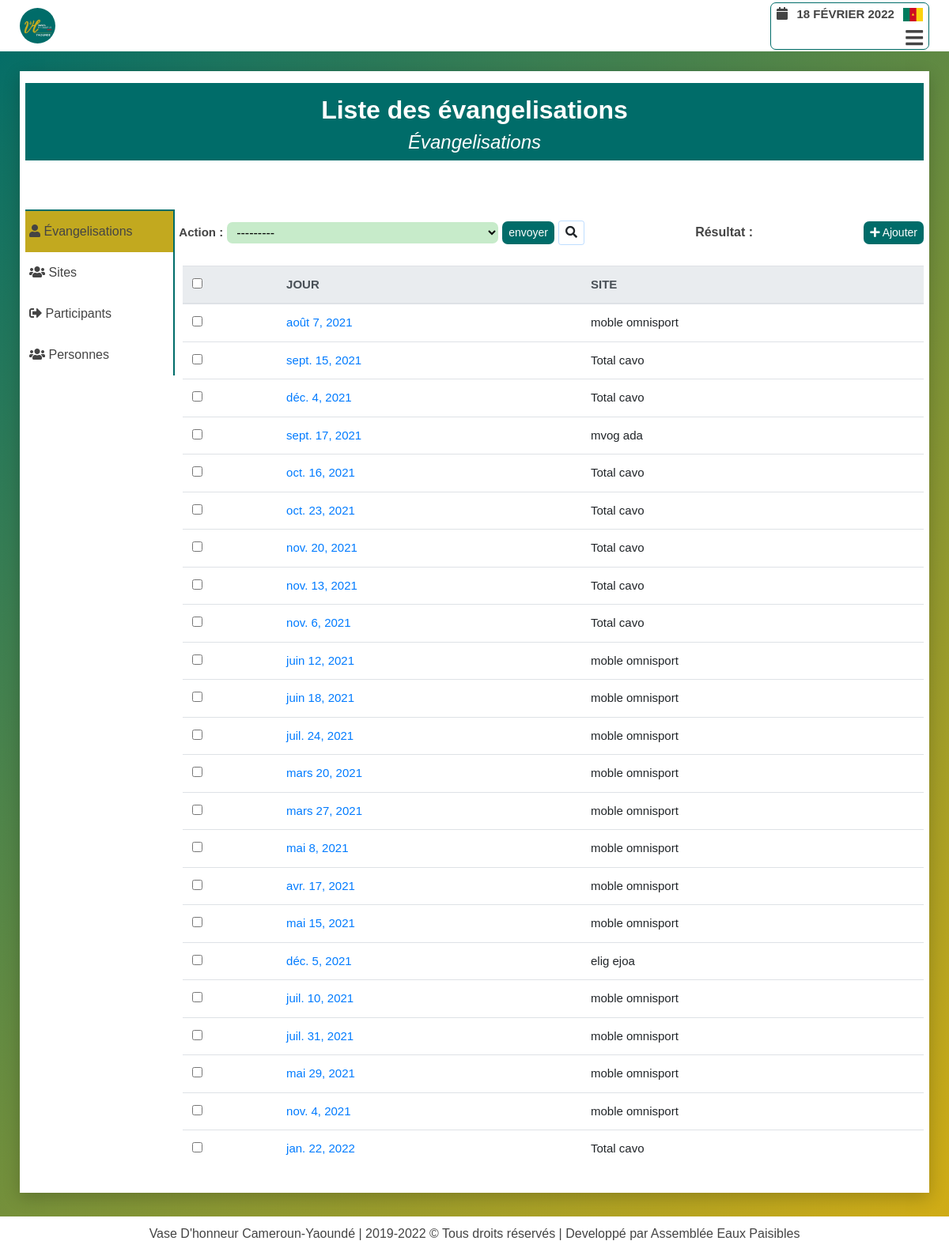
/evangelisation/operations/évangelisations/ (signed in), run on the app's committed database.
### evangelisation/models.py (models this page shows, shortened)
class Evangelisation(models.Model):
    status = (
        ('oui', 'Oui'),
        ('non', 'Non')
    )
    day = models.DateField(verbose_name="Jour d'évangélisation",
            default=timezone.now, unique=True,
            error_messages={'unique':"ce moment d'évangelisation existe déjà"})
    heure_de_debut = models.TimeField(default=timezone.now, verbose_name="Heure de début")
    heure_de_fin = models.TimeField(default=timezone.now, verbose_name="Heure de fin")
    site = models.ForeignKey(Site, related_name="evangelisations", verbose_name="Lieu d'évangelisation",
                            on_delete=models.SET_NULL, blank=True,  null=True)
    author = models.ForeignKey(User, related_name='evangs', on_delete=models.SET_NULL,
                                blank=True, null=True, verbose_name="créer par ")
    boss = models.ManyToManyField(Participant, related_name='participations',
                                blank=True, verbose_name="Qui sont présents ?")
    observation = models.TextField(verbose_name="Observations", null=True, blank=True)

class Site(models.Model):
    status = (
        ('oui', 'Oui'),
        ('non', 'Non')
    )
    nom_site_evangelisation = models.CharField(max_length=200,
                        verbose_name="site d'évangélisation",
                        help_text="le nom du site doit avoir au moins 03 caractères",
                        unique=True,
                        error_messages={'unique':"Un site avec ce nom existe déjà"})
    description = models.TextField(null=True, blank=True, verbose_name="Description", help_text="ajouter une description du site")
    image = models.ImageField(upload_to='images/site/%Y/%m/%d/', null=True, blank=True, help_text="ajouter une image")
    author = models.ForeignKey(User, related_name='sites',
                                on_delete=models.SET_NULL,
                                null=True,
                                verbose_name="ajouter par ")
    created = models.DateTimeField(auto_now_add=True)
    updated = models.DateTimeField(auto_now=True)
    class Meta:
        verbose_name = "Site d'évangélisation"
    def __str__(self):
        return self.nom_site_evangelisation

### evangelisation/views.py (the view)
@login_required(login_url="user_login")
def evangelisation_app_operations(request, type_opera):
    return get_liste_models_and_template(request, type_opera)

### evangelisation/utils.py (called while the page is built)
def get_liste_models(type_opera):
    if type_opera=="participants":
        return Participant.objects.all()
    elif type_opera=="personnes":
        return Person.objects.all()
    elif type_opera=="sites":
        return Site.objects.all()
    elif type_opera=="évangelisations":
        return Evangelisation.objects.all()

### evangelisation/templates/pages/liste.html (shortened to what this page needs)
{% extends 'base.html' %}
{% block hamburger %}
<div class="menu-btn">
    <i class="fas fa-bars"></i>
</div>
{% endblock hamburger %}
{% block content %}
<div class="wrapper-head-liste">
    <div class="head-liste">
        <h2>Liste des {{type_opera}}</h2>
        <h4>Évangelisations</h4>
    </div>
</div>
<div class="wrapper-liste">
    <div class="row">
        <div class="col-md-2">
            {% include 'partials/operation-side-bar-link.html' %}
        </div>
        <div class="col-md-10">
            <div class="liste">
                <form id="form-suppresion-liste"
                    action="{% url 'evangelisation:evangelisation_app_operations_models_supprimer' type_opera %}"
                    method="post" class="form-group marg-top">
                    <div class="form-inline form">
                        <div class="form-field form-inline">
                            <label for="suppression">Action : </label>
                            <select name="objects" id="suppression">
                                <option value="---------">
                                    ---------
                                </option>
                            </select>
                            <button type="submit" class="btn btn-success btn-sm" id="btn-liste-delete">envoyer</button>
                            <button type="button"
                            class="btn btn-default btn-sm"
                            id="btn-search">
                                <i class="fas fa-search"></i>
                            </button>
                        </div>
                        <div class="counter-selected">
                            <b>Résultat : </b> <b id="selection" style="color:red;"></b>
                        </div>
                        <div class="wrapper-btn-add">
                            <a class="btn btn-success btn-sm btn-media-query"
                                href="{% url 'evangelisation:evangelisation_app_form_nbre' type_opera %}">
                                <i class="fas fa-plus"></i>
                                Ajouter
                        </a>
                        </div>
                    </div>
                    <div class="results" id="results">
                        {% if type_opera == "participants" %}
                            {% include 'pages/participant/liste_participant.html' %}
                        {% elif type_opera == "sites" %}
                            {% include 'pages/site/liste_site.html' %}
                        {% elif type_opera == "évangelisations" %}
                            {% include 'pages/evangelisation/liste_evangelisation.html' %}
                        {% endif %}
                    </div>
                </form>
            </div>
        </div>
    </div>
</div>
{% endblock content %}

### evangelisation/templates/pages/evangelisation/table_evangelisation.html
{% for evang in models %}
<tr class="row-field">
    <td class="action-checkbox">
        <input type="checkbox" name="selected_action"
            value="{{ evang.id }} " class="action-select">
    </td>
    <td class="field">
        <a class="btn-link" href="{% url 'evangelisation:evangelisation_app_operations_modifier' 'évangelisations' evang.id  %}">
            {{ evang.day }}
        </a>
    </td>
    <td class="field">
        {{ evang.site }}
    </td>
</tr>
{% endfor %}

### static/css_root/style.css (style rules this page uses)
* { margin: 0; padding: 0; box-sizing: border-box; font-family: "Poppins", sans-serif; }
.col, .col-1, .col-10, .col-11, .col-12, .col-2, .col-3, .col-4, .col-5, .col-6, .col-7, .col-8, .col-9, .col-auto, .col-lg, .col-lg-1, .col-lg-10, .col-lg-11, .col-lg-12, .col-lg-2, .col-lg-3, .col-lg-4, .col-lg-5, .col-lg-6, .col-lg-7, .col-lg-8, .col-lg-9, .col-lg-auto, .col-md, .col-md-1, .col-md-10, .col-md-11, .col-md-12, .col-md-2, .col-md-3, .col-md-4, .col-md-5, .col-md-6, .col-md-7, .col-md-8, .col-md-9, .col-md-auto, .col-sm, .col-sm-1, .col-sm-10, .col-sm-11, .col-sm-12, .col-sm-2, .col-sm-3, .col-sm-4, .col-sm-5, .col-sm-6, .col-sm-7, .col-sm-8, .col-sm-9, .col-sm-auto, .col-xl, .col-xl-1, .col-xl-10, .col-xl-11, .col-xl-12, .col-xl-2, .col-xl-3, .col-xl-4, .col-xl-5, .col-xl-6, .col-xl-7, .col-xl-8, .col-xl-9, .col-xl-auto { padding: 0px; }
h2, h4, p, a, small, b, div, section { color: #444; }
.row { margin: 0; width: 100%; }
body { min-height: 100vh; background: linear-gradient(135deg, #006c69 0%, #d4ad14 100%); }
.menu-btn { position: relative; color: #444; font-size: 25px; text-align: right; width: 100%; cursor: pointer; font-weight: bold; margin-bottom: 7px; }

### accounts/static/accounts/css/accounts.css (style rules this page uses)
.form-group label { font-weight: bold; font-size: 15px; }
.btn-success { background: #006c69; border: none; border-radius: 7px; }
.wrapper-head-liste { position: relative; background-color: #fff; width: 100%; display: flex; flex-direction: column; justify-content: center; align-items: center; padding: 15px 0px; }
.wrapper-head-liste .head-liste { display:flex; flex-direction: column; justify-content: center; align-items: center; width: 100%; background-color: #006c69; }
.head-liste h2 { display: block; color: #fff; font-weight: bold; margin-top: 15px; width: 100%; text-align: center; }
.head-liste h4 { display: block; font-style: italic; color: #fff; width: 100%; text-align: center; }
.wrapper-liste { width: 100%; }
.liste { display: flex; justify-content: space-between; flex-direction: column; flex-wrap: wrap; width: 100%; padding-left: 5px; margin-top: 35px; }
.liste form#form-suppresion-liste { width: 100%; }
.liste form#form-suppresion-liste label { padding: 5px 5px 5px 0px;font-weight: bold; }
select { padding: 4px 8px; border: none; margin-right: 5px; border-radius: 7px; background: #c7ebca; }
.results { margin-top: 25px; margin-left: 5px; position: relative; }
.form { justify-content: space-between; }
#btn-search { border: 1px solid rgb(0 123 255 / 25%); margin-left: 5px; }
#btn-search i { font-size: 15px; }

### evangelisation/static/evangelisation/css/evangelisation.css (style rules this page uses)
.marg-top { margin-top: 25px; }

### data on the page
Evangelisation: day "août 7, 2021", site "moble omnisport"
Evangelisation: day "sept. 15, 2021", site "Total cavo"
Evangelisation: day "déc. 4, 2021", site "Total cavo"
Evangelisation: day "sept. 17, 2021", site "mvog ada"
Evangelisation: day "oct. 16, 2021", site "Total cavo"
Evangelisation: day "oct. 23, 2021", site "Total cavo"
Evangelisation: day "nov. 20, 2021", site "Total cavo"
Evangelisation: day "nov. 13, 2021", site "Total cavo"
Evangelisation: day "nov. 6, 2021", site "Total cavo"
Evangelisation: day "juin 12, 2021", site "moble omnisport"
Evangelisation: day "juin 18, 2021", site "moble omnisport"
Evangelisation: day "juil. 24, 2021", site "moble omnisport"
Evangelisation: day "mars 20, 2021", site "moble omnisport"
Evangelisation: day "mars 27, 2021", site "moble omnisport"
Evangelisation: day "mai 8, 2021", site "moble omnisport"
Evangelisation: day "avr. 17, 2021", site "moble omnisport"
Evangelisation: day "mai 15, 2021", site "moble omnisport"
Evangelisation: day "déc. 5, 2021", site "elig ejoa"
Evangelisation: day "juil. 10, 2021", site "moble omnisport"
Evangelisation: day "juil. 31, 2021", site "moble omnisport"
Evangelisation: day "mai 29, 2021", site "moble omnisport"
Evangelisation: day "nov. 4, 2021", site "moble omnisport"
Evangelisation: day "jan. 22, 2022", site "Total cavo"

### other printed values
{{ type_opera }} "évangelisations"
